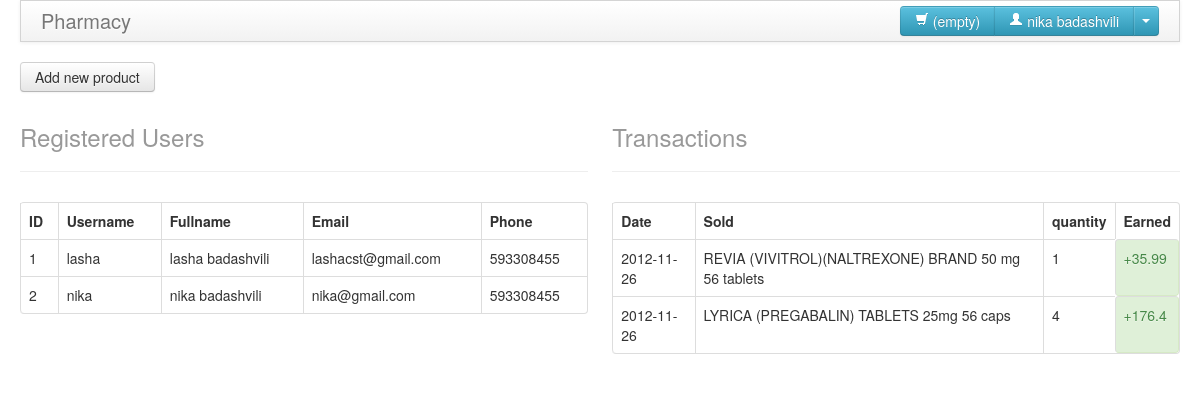
Screenshot of /admin.php (signed in) with the database file from the repository.
### tables this page shows
CREATE TABLE IF NOT EXISTS `users` (
  `userid` int(11) NOT NULL AUTO_INCREMENT,
  `username` varchar(200) NOT NULL,
  `passwordone` varchar(100) NOT NULL,
  `passwordtwo` varchar(100) NOT NULL,
  `fullname` varchar(200) NOT NULL,
  `email` varchar(250) NOT NULL,
  `mobilephone` varchar(40) NOT NULL,
  PRIMARY KEY (`userid`)
);

CREATE TABLE IF NOT EXISTS `Transactions` (
  `TransactionID` int(11) NOT NULL AUTO_INCREMENT,
  `productPrice` float NOT NULL,
  `productQuantity` int(11) NOT NULL,
  `userid` int(11) NOT NULL,
  `productName` varchar(200) NOT NULL,
  `date` date NOT NULL,
  PRIMARY KEY (`TransactionID`)
);

### functions.php (called while the page is built, shortened)
<?php
function count_rows($query){
	$result = db_result($query);
	return mysqli_num_rows($result);
}
function embed($file,$vars){
	extract($vars,EXTR_SKIP);
	include($file);
	$content = ob_get_contents();
	return $content;
}
function db_connect() {
	  static $conn;
	  if (empty($conn)) {
	    $conn = mysqli_connect(
	      DB_HOST,
	      DB_USER,
	      DB_PASS,
	      DB_NAME
	    );
	  }
	  return $conn;
	}
function db_result($query){
	  return mysqli_query(db_connect(),$query);
}

### model.php (called while the page is built, shortened)
<?php
function get_all_user(){
	$query = "SELECT * FROM users";
	$result = db_result($query);
	$data = array();
	while($row = mysqli_fetch_object($result)){
		$data[] = $row;
	}
	return $data;
}
function loggedin(){
	if(isset($_SESSION['user_id'])&&!empty($_SESSION['user_id'])){
		$loggedinuserid = $_SESSION['user_id'];
		$query = "SELECT fullname FROM users WHERE userid ='$loggedinuserid'";
		$stmt = db_result($query);
		while($row = mysqli_fetch_object($stmt)){
			$name = $row->fullname;
		}
	}else{
		header('Location: home.php');
	}
	return $name;
}
function cheakrow(){
	$user = $_SESSION['user_id'];
	$query = "SELECT * FROM cart WHERE userid = '$user'";
	$row = count_rows($query);
	$result = db_result($query);
	$data = array();
	if(!empty($row)){
	return '('.$row.')';
	}else{
		return '(empty)';
		}
	return $data;
}
function get_transactions(){
	$query = "SELECT * FROM Transactions";
	$result = db_result($query);
	$data = array();
	while($row = mysqli_fetch_object($result)){
		$data[] = $row;
	}
	return $data;
}

### tpl/users.tpl.php (the view)
<table class = "table table-bordered table-hover" >
	<th>
	ID
	</th>
	<th>
	Username
	</th>
	<th>
	Fullname
	</th>
	<th>
	Email
	</th>
	<th>
	Phone
	</th>
	<?php foreach($result as $value): ?>
		<tr>
			<td> <?php print $value->userid; ?> </td>
			<td> <?php print $value->username; ?> </td>
			<td> <?php print $value->fullname ?> </td>
			<td> <?php print $value->email ?> </td>
			<td> <?php print $value->mobilephone?> </td>
		</tr>
	<?php endforeach; ?>
</table>

### admin.php
<?php
include 'functions.php';
include 'model.php';
echo embed('tpl/admin.tpl.php',array());

### tpl/admin.tpl.php (shortened to what this page needs)
<!doctype html>
<html lang="en">
<head>
<link href="css/bootstrap.min.css" rel="stylesheet">
<link href = "css/global.css" rel = "stylesheet">
</head>
<body>
	<div class="container-fluid">
		<div class="row-fluid">
			<div class="span12">
				<div class="navbar">
			  <div id = "navbarinverse" class="navbar-inner">
			    <div class="container">
			      <a class="brand" href="home.php">Pharmacy</a>
			       <?php print embed("tpl/user_info.tpl.php",array()); ?>
			    </div>
			  </div>
			</div>
			</div>
		</div>
		<div class="row-fluid">
			<div class="span3">
				<?php print embed("tpl/add_product.tpl.php",array()); ?>
			</div>
		</div>
		<div class="row-fluid">
			<div class="span6">
				<div class = "page-header">
					<h1><small>Registered Users</small></h1>
				</div>
				<?php print embed("tpl/users.tpl.php",array('result'=>get_all_user())); ?>
			</div>
			<div class="span6">
				<div class = "page-header">
					<h1><small>Transactions</small></h1>
				</div>
				<?php print embed("tpl/transaction.tpl.php",array('result'=>get_transactions())); ?>
			</div>
		</div>
	</div>
</body>

### tpl/user_info.tpl.php (shortened to what this page needs)
 <div class="btn-group pull-right" >
 <button onclick="window.location = 'cart.php'" class ="btn btn-info btn-medium"><i class = "icon-shopping-cart icon-white"></i> <?php print cheakrow(); ?></button>
  <button id = "userfullname" class="btn btn-info btn-medium"><i class = "icon-user icon-white"></i> <?php print loggedin();?></button>
  <button class="btn btn-info btn-medium dropdown-toggle" data-toggle="dropdown">
    <span class="caret"></span>
  </button>
</div>

### tpl/add_product.tpl.php (shortened to what this page needs)
<a href="#myModal" role="button" class="btn" data-toggle="modal">Add new product</a>

### tpl/transaction.tpl.php
<table class = "table table-bordered table-hover" >
	<th>
	Date
	</th>
	<th>
	Sold
	</th>
	<th>
	quantity
	</th>
	<th>
	Earned
	</th>
	<?php foreach($result as $value): ?>
		<tr>
			<td> <?php print $value->date; ?> </td>
			<td> <?php print $value->productName; ?> </td>
			<td> <?php print $value->productQuantity ?> </td>
			<td class="alert alert-success"> +<?php print $value->productPrice*$value->productQuantity ?> </td>
		</tr>
	<?php endforeach; ?>
</table>

### css/global.css (style rules this page uses)
#navbarinverse { border-radius:0; }

### rows the page displays
users: fullname "nika badashvili", userid "2", username "nika", email "nika@gmail.com", mobilephone "593308455"
users: userid "1", username "lasha", fullname "lasha badashvili", email "lashacst@gmail.com", mobilephone "593308455"
transactions: date "2012-11-26", productName "REVIA (VIVITROL)(NALTREXONE) BRAND 50 mg 56 tablets", productQuantity "1", $value->productPrice*$value->productQuantity "35.99"
transactions: date "2012-11-26", productName "LYRICA (PREGABALIN) TABLETS 25mg 56 caps", productQuantity "4", $value->productPrice*$value->productQuantity "176.4"

### other values shown
cheakrow() "(empty)"
